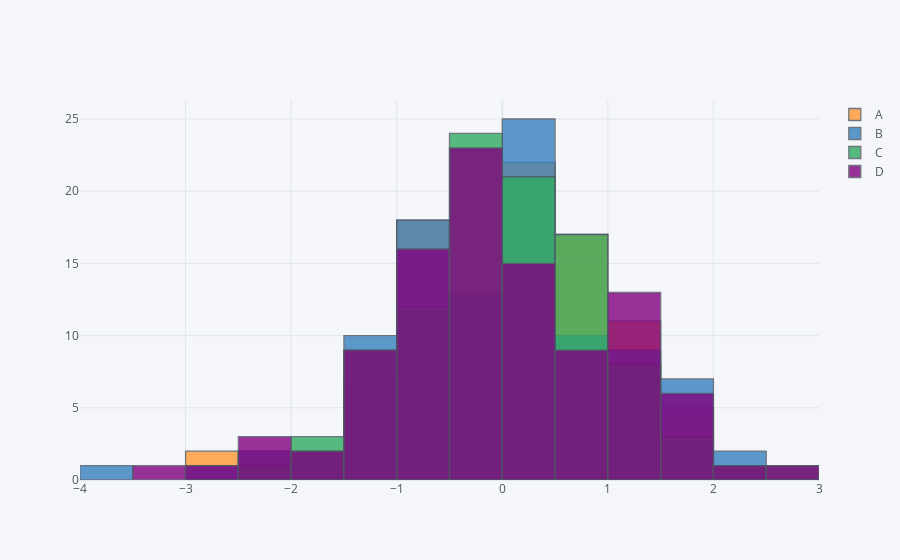

Notebook cell for this chart:
### Markdown cell above
Distribution of continous variable.

### Code cell
# click on the legend to show a specific category
df.iplot(kind='hist')
